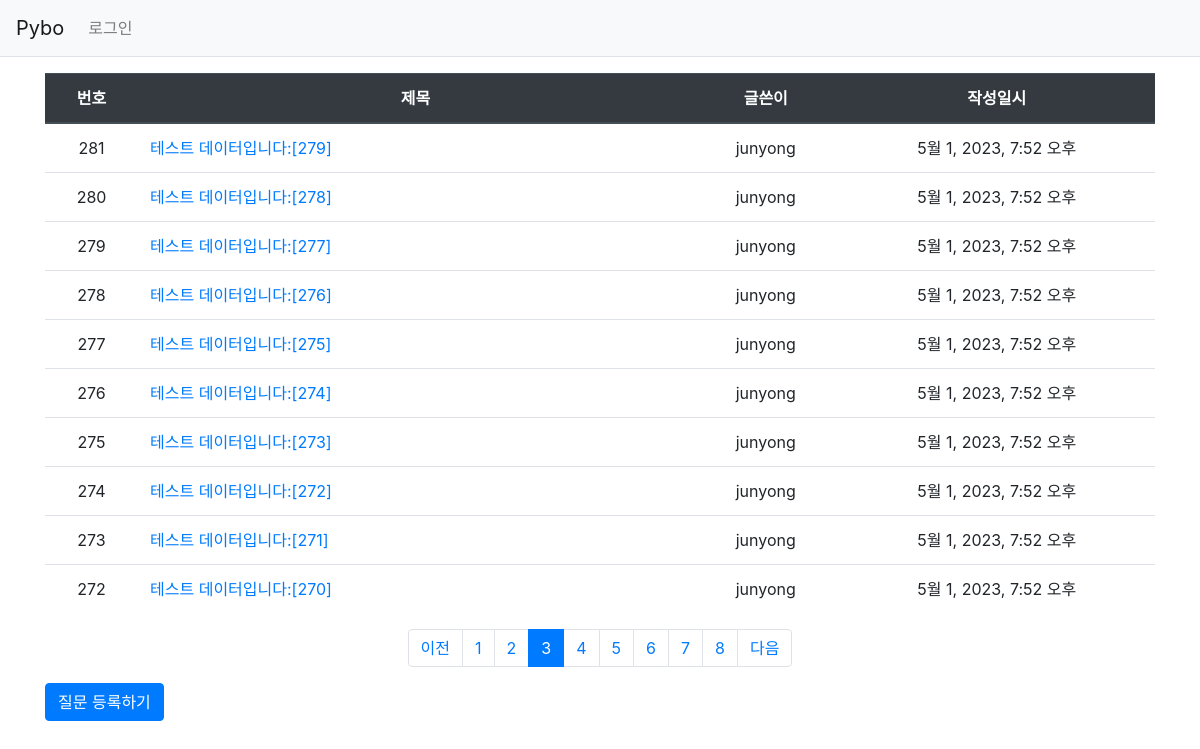
Page /pybo/?page=3 on the committed database.
### pybo/models.py (models this page shows, shortened)
class Question(models.Model):
    author = models.ForeignKey(User, on_delete=models.CASCADE, related_name='author_question')
    subject = models.CharField(max_length=200)
    content = models.TextField()
    create_date = models.DateTimeField()
    modify_date = models.DateTimeField(null=True, blank=True)
    voter = models.ManyToManyField(User, related_name='voter_question')

### pybo/views.py (the view)
# urls.py: path('', views.index, name='index'),  # '/' 에 해당되는 path
def index(request):
    page = request.GET.get('page', '1')  # 페이지
    question_list = Question.objects.order_by('-create_date')
    paginator = Paginator(question_list, 10)  # 페이지당 10개씩 보여주기
    page_obj = paginator.get_page(page)
    context = {'question_list': page_obj}
    return render(request, 'pybo/question_list.html', context)

### pybo/templatetags/pybo_filter.py (called while the page is built)
@register.filter
def sub(value, arg):
    return value - arg

### templates/pybo/question_list.html (shortened to what this page needs)
{% extends 'base.html' %}
{% load pybo_filter %}
{% block content %}
<div class="container my-3">
    <table class="table">
        <thead>
        <tr class="text-center thead-dark">
            <th>번호</th>
            <th style="width:50%">제목</th>
            <th>글쓴이</th>
            <th>작성일시</th>
        </tr>
        </thead>
        <tbody>
        {% if question_list %}
        {% for question in question_list %}
        <tr class="text-center">
            <td>
                {{ question_list.paginator.count|sub:question_list.start_index|sub:forloop.counter0|add:1 }}
            </td>
            <td class="text-left">
                <a href="{% url 'pybo:detail' question.id %}">{{ question.subject }}</a>
            </td>
            <td>{{ question.author.username }}</td>
            <td>{{ question.create_date }}</td>
        </tr>
        {% endfor %}
        {% else %}
        <tr>
            <td colspan="3">질문이 없습니다.</td>
        </tr>
        {% endif %}
        </tbody>
    </table>
    <ul class="pagination justify-content-center">
        {% if question_list.has_previous %}
        <li class="page-item">
            <a class="page-link" href="?page={{ question_list.previous_page_number }}">이전</a>
        </li>
        {% else %}
        <li class="page-item disabled">
            <a class="page-link" tabindex="-1" aria-disabled="true" href="#">이전</a>
        </li>
        {% endif %}
        {% for page_number in question_list.paginator.page_range %}
        {% if page_number >= question_list.number|add:-5 and page_number <= question_list.number|add:5 %}
            {% if page_number == question_list.number %}
            <li class="page-item active" aria-current="page">
                <a class="page-link" href="?page={{ page_number }}">{{ page_number }}</a>
            </li>
            {% else %}
            <li class="page-item">
                <a class="page-link" href="?page={{ page_number }}">{{ page_number }}</a>
            </li>
            {% endif %}
        {% endif %}
        {% endfor %}
        {% if question_list.has_next %}
        <li class="page-item">
            <a class="page-link" href="?page={{ question_list.next_page_number }}">다음</a>
        </li>
        {% else %}
        <li class="page-item disabled">
            <a class="page-link" tabindex="-1" aria-disabled="true" href="#">다음</a>
        </li>
        {% endif %}
    </ul>
    <a href="{% url 'pybo:question_create' %}" class="btn btn-primary">질문 등록하기</a>
</div>
{% endblock %}

### rows in the picture
Question: paginator.count|sub "281", subject "테스트 데이터입니다:[279]", author.username "junyong", create_date "5월 1, 2023, 7:52 오후"
Question: paginator.count|sub "280", subject "테스트 데이터입니다:[278]", author.username "junyong", create_date "5월 1, 2023, 7:52 오후"
Question: paginator.count|sub "279", subject "테스트 데이터입니다:[277]", author.username "junyong", create_date "5월 1, 2023, 7:52 오후"
Question: paginator.count|sub "278", subject "테스트 데이터입니다:[276]", author.username "junyong", create_date "5월 1, 2023, 7:52 오후"
Question: paginator.count|sub "277", subject "테스트 데이터입니다:[275]", author.username "junyong", create_date "5월 1, 2023, 7:52 오후"
Question: paginator.count|sub "276", subject "테스트 데이터입니다:[274]", author.username "junyong", create_date "5월 1, 2023, 7:52 오후"
Question: paginator.count|sub "275", subject "테스트 데이터입니다:[273]", author.username "junyong", create_date "5월 1, 2023, 7:52 오후"
Question: paginator.count|sub "274", subject "테스트 데이터입니다:[272]", author.username "junyong", create_date "5월 1, 2023, 7:52 오후"
Question: paginator.count|sub "273", subject "테스트 데이터입니다:[271]", author.username "junyong", create_date "5월 1, 2023, 7:52 오후"
Question: paginator.count|sub "272", subject "테스트 데이터입니다:[270]", author.username "junyong", create_date "5월 1, 2023, 7:52 오후"

### other values in the picture
{{ page_number }} "1" "2" "4" "5" "6" "7" "8"
{{ page_number }} "3"
